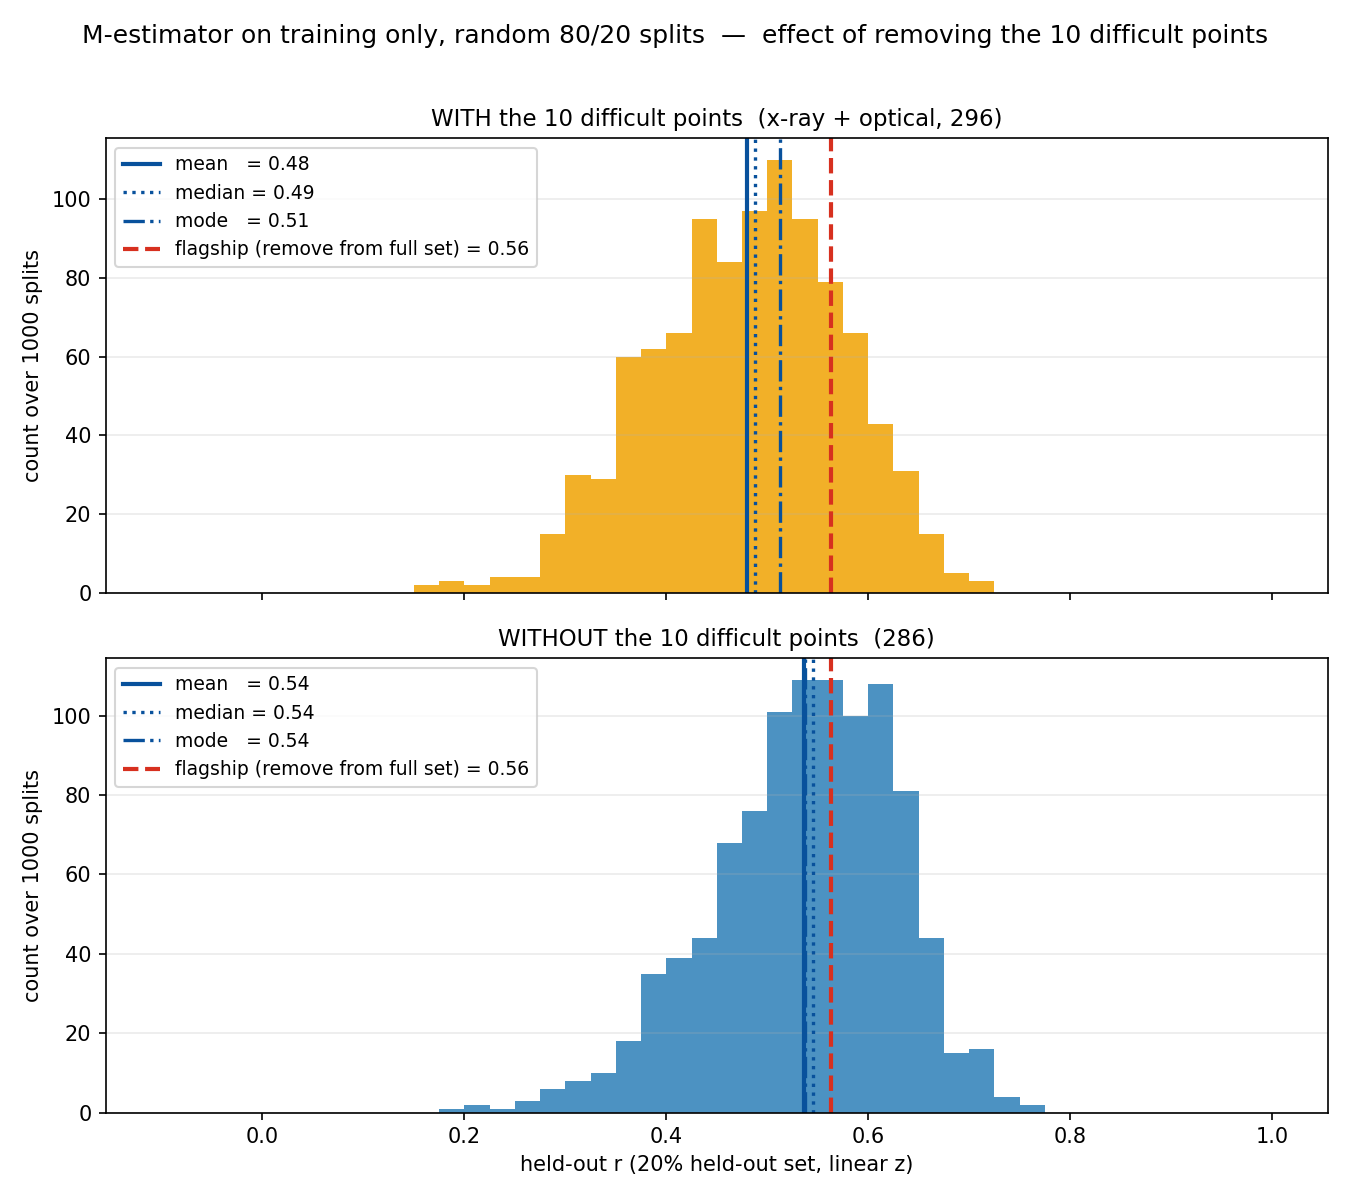

The Python source for this figure:
#!/usr/bin/env python3
"""
Held-out r distribution on the X-ray + optical sample (296 GRBs), M-estimator
applied to the TRAINING split only, over random 80/20 splits -- shown WITH and
WITHOUT the 10 difficult-to-predict points removed up front, so the change is visible.

Protocol per split: random 80/20; fit the winning-GLM formula as a Huber M-estimator
on the 80% training set, drop the lowest 5% by weight, retrain the GLM (OLS) on the
cleaned training set, predict the 20% held-out set. r is Pearson in linear z.
"""
import warnings, numpy as np, pandas as pd, patsy
warnings.filterwarnings("ignore")
import statsmodels.api as sm
import matplotlib; matplotlib.use("Agg"); import matplotlib.pyplot as plt

SRC="/Users/spencergibson/Desktop/peter_code/grb_hogg_mixture/Data/superlearner_training_ot_v3_errcut_relative_isoptical.csv"
d=pd.read_csv(SRC); d.index=d[d.columns[0]].astype(str).str.replace("GRB","",regex=False).str.strip()
for b in ["log10Fa","log10T90","log10PeakFlux","log10NH","PhotonIndex","log10Ta","Alpha"]: d[b+"Sqr"]=d[b]**2
d["log10z"]=np.log10(d.Redshift_crosscheck+1)
W=("log10z ~ (log10FaSqr+log10T90+log10Fa+log10PeakFlux)**2+log10NH+PhotonIndex+log10Ta+Alpha"
   "+log10NHSqr+log10PeakFluxSqr+PhotonIndexSqr+log10TaSqr+log10T90Sqr+AlphaSqr")
yall,Xall=patsy.dmatrices(W,d,return_type="matrix"); yall=np.asarray(yall).ravel(); Xall=np.asarray(Xall)
OUT10=['050826A','051109B','080916A','100508A','111008A','130606A','160314A','161129A','220101A','220521A']
is_out=d.index.isin(OUT10)
print(f"sample: {len(d)} GRBs (xray+optical, is_optical: {int((d.is_optical==1).sum())} optical). "
      f"outliers present: {is_out.sum()}/10")
rlz=lambda pr,o:np.corrcoef(10**pr-1,10**o-1)[0,1]
def ols(Xtr,ytr,Xte): b,*_=np.linalg.lstsq(Xtr,ytr,rcond=None); return Xte@b

def heldout(rows, nsplits=1000, seed=0):
    idx=np.where(rows)[0]; rng=np.random.default_rng(seed); R=[]
    for _ in range(nsplits):
        perm=rng.permutation(idx); k=int(0.2*len(idx)); te=perm[:k]; tr=perm[k:]
        w=sm.RLM(yall[tr],Xall[tr],M=sm.robust.norms.HuberT()).fit().weights   # M-est on training
        keep=tr[w>np.quantile(w,0.05)]                                          # drop lowest 5%
        R.append(rlz(ols(Xall[keep],yall[keep],Xall[te]),yall[te]))
    return np.array(R)

def flagship(rows, reps=20, K=10, seed=1):
    """Flagship protocol: M-estimator removes the lowest 5% from the FULL sample,
    then repeated K-fold CV on the remainder (the removed points never appear in test)."""
    idx=np.where(rows)[0]
    w=sm.RLM(yall[idx],Xall[idx],M=sm.robust.norms.HuberT()).fit().weights
    keep=idx[w>np.quantile(w,0.05)]; rng=np.random.default_rng(seed); rs=[]
    for _ in range(reps):
        fold=rng.permutation(np.arange(len(keep))%K); P=np.full(len(keep),np.nan)
        for k in range(K):
            te=fold==k; P[te]=ols(Xall[keep[~te]],yall[keep[~te]],Xall[keep[te]])
        rs.append(rlz(P,yall[keep]))
    return float(np.mean(rs))

full=heldout(np.ones(len(d),bool))
cut =heldout(~is_out)
flag=flagship(np.ones(len(d),bool))
print(f"flagship (remove from full set, CV) = {flag:.3f}")
def stats(R,bins):
    h,e=np.histogram(R,bins=bins); mode=(e[np.argmax(h)]+e[np.argmax(h)+1])/2
    return R.mean(),np.median(R),mode
bins=np.linspace(-0.1,1.0,45)
mf=stats(full,bins); mc=stats(cut,bins)
print(f"\nWITH the 10 (n={len(d)}):     mean {mf[0]:.3f}  median {mf[1]:.3f}  mode {mf[2]:.2f}")
print(f"WITHOUT the 10 (n={int((~is_out).sum())}): mean {mc[0]:.3f}  median {mc[1]:.3f}  mode {mc[2]:.2f}")
print(f"shift in mean from removing the 10: {mc[0]-mf[0]:+.3f}")

fig,ax=plt.subplots(2,1,figsize=(9,8),sharex=True)
for a,(R,st,ttl,col) in zip(ax,[(full,mf,"WITH the 10 difficult points  (x-ray + optical, 296)","#f0a202"),
                                 (cut,mc,"WITHOUT the 10 difficult points  (286)","#2c7fb8")]):
    a.hist(R,bins=bins,color=col,alpha=0.85)
    a.axvline(st[0],color="#08519c",lw=2,label=f"mean   = {st[0]:.2f}")
    a.axvline(st[1],color="#08519c",lw=1.6,ls=":",label=f"median = {st[1]:.2f}")
    a.axvline(st[2],color="#08519c",lw=1.6,ls="-.",label=f"mode   = {st[2]:.2f}")
    a.axvline(flag,color="#d7301f",lw=2,ls="--",label=f"flagship (remove from full set) = {flag:.2f}")
    a.set_title(ttl,fontsize=11); a.set_ylabel("count over 1000 splits"); a.legend(fontsize=9,loc="upper left")
    a.grid(axis="y",alpha=0.25)
ax[1].set_xlabel("held-out r (20% held-out set, linear z)")
fig.suptitle("M-estimator on training only, random 80/20 splits  —  effect of removing the 10 difficult points",fontsize=12)
fig.tight_layout(rect=[0,0,1,0.97]); fig.savefig("heldout_xray_optical_remove10.png",dpi=150)
print("\nwrote heldout_xray_optical_remove10.png")
